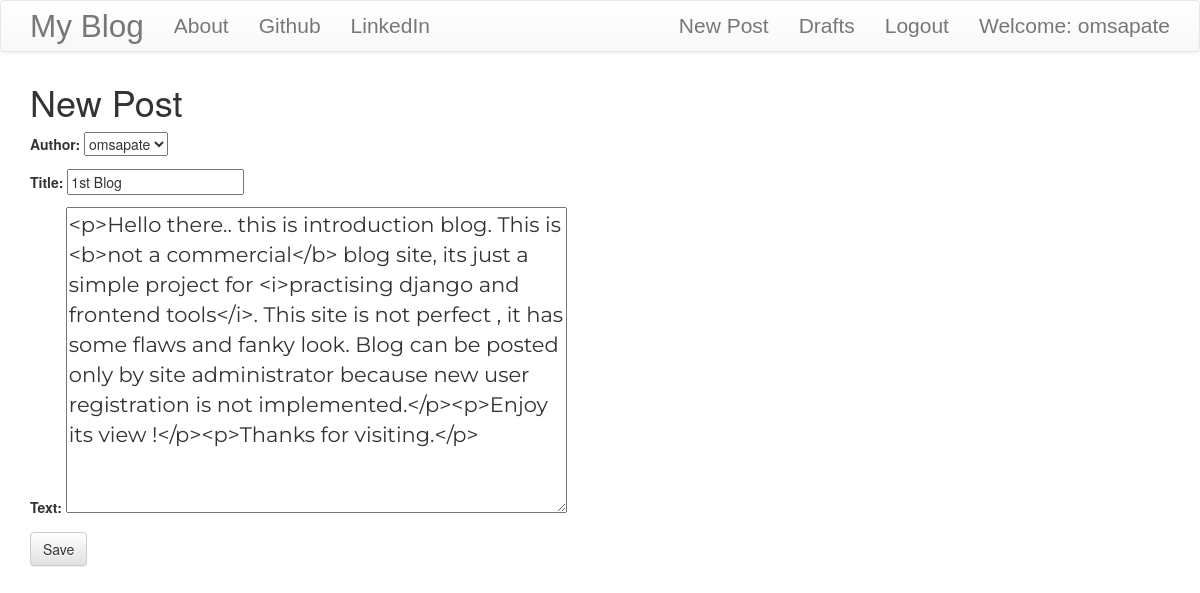
Screenshot of /post/1/edit (signed in) with the database file from the repository.
### blog/models.py (models this page shows, shortened)
class Post(models.Model):
    author = models.ForeignKey('auth.User',on_delete=models.CASCADE)
    title = models.CharField(max_length=256)
    text = models.TextField()
    created_date = models.DateTimeField(default=timezone.now)
    published_date = models.DateTimeField(blank=True,null=True)

### blog/views.py (the view)
# urls.py: path('post/<int:pk>/edit',views.PostUpdateView.as_view(),name='post_edit'),
class PostUpdateView(LoginRequiredMixin,UpdateView):
    login_url='/login/'
    redirect_field_name = 'blog/post_detail.html'
    form_class = PostForm
    model = Post

### blog/forms.py
class PostForm(forms.ModelForm):
    class Meta():
        model = Post
        fields = ('author','title','text')
        widgets = {
            'title':forms.TextInput(attrs={'class':'textinputclass'}),
            'text':forms.Textarea(attrs={'class':'editable medium-editor-textarea postcontent'})
        }

### blog/templates/blog/post_form.html (shortened to what this page needs)
{%extends 'blog/base.html'%}
{% block content %}
    <h1>New Post</h1>
    <form class="post-form" method="POST">
        {{form.as_p}}
        <button type="submit" class="save btn btn-default">Save</button>
    </form>
{% endblock %}

### blog/templates/blog/base.html (shortened to what this page needs)
<!DOCTYPE html>
{% load static %}
<html lang="en">
<head>
    <link rel="stylesheet" href="https://maxcdn.bootstrapcdn.com/bootstrap/3.3.7/css/bootstrap.min.css">
    <link rel="stylesheet" href="https://maxcdn.bootstrapcdn.com/bootstrap/3.3.7/css/bootstrap-theme.min.css">
    <link rel="stylesheet" href="//cdn.jsdelivr.net/npm/medium-editor@latest/dist/css/medium-editor.min.css" type="text/css" media="screen" charset="utf-8">
    <link rel="stylesheet" href="{% static 'css/blog.css' %}">
</head>
<body class="loader">
    <nav class="navbar navbar-default techfont custom-navbar">
        <div class="container">
         <ul class="nav navbar-nav">
            <li>
                <a class="navbar-brand bigbrand" href="{% url 'post_list'%}">My Blog</a>
            </li>
            <li>
                <a href="{% url 'about'%}">About</a>
            </li>
            <li>
                <a href="https://www.github.com/omsapate">Github</a>
            </li>
            <li>
                <a href="https://www.linkedin.com/in/omsapate">LinkedIn</a>
            </li>
         </ul>
            <ul class="nav navbar-nav navbar-right">
                {% if user.is_authenticated %}
                    <li>
                        <a href="{% url 'post_new'%}">New Post</a>
                    </li>
                    <li>
                        <a href="{% url 'post_draft_list'%}">Drafts</a>
                    </li>
                    <li>
                        <a href="{% url 'logout'%}?next=/">Logout</a>
                    </li>
                    <li>
                        <a>Welcome: {{user.username}}</a>
                    </li>
                    {% else %}
                        <li>
                            <a class="nav navbar-right" href="{% url 'login' %}"><span class="glyphicon glyphicon-user"></span></a>
                        </li>
                {% endif %}
            </ul>
        </div>
    </nav>
    <div class="content container">
        <div class="row">
            <div class="col-md-8">
                <div class="blog_post">
                    {% block content %}
                    {% endblock %}
                </div>
            </div>
        </div>
    </div>
</body>
</html>

### blog/static/css/blog.css (style rules this page uses)
.techfont { font-family: 'Ruso One',sans-serif; font-size: 1.5em; margin-bottom: 10px; }
.bigbrand { font-size: 1.5em; }
.postcontent { font-family: 'Montserrat'; font-size: 1.5em; }
.loader { filter:hue-rotate(0deg); color:linear-gradient(45deg,#0f8,#08f); animation:hue 10000ms infinite linear; }

### rows the page displays
Post: author "omsapate", title "1st Blog", text "<p>Hello there.. this is introduction blog. This is <b>not a commercial</b> blog site, its just a simple project for <i>practising django and frontend tools</i>. This site is not perfect , it has some flaws and fanky look. Blog can be posted only by site administrator because new user registration is not implemented.</p><p>Enjoy its view !</p><p>Thanks for visiting.</p>"

### other values shown
{{ user.username }} "omsapate"
